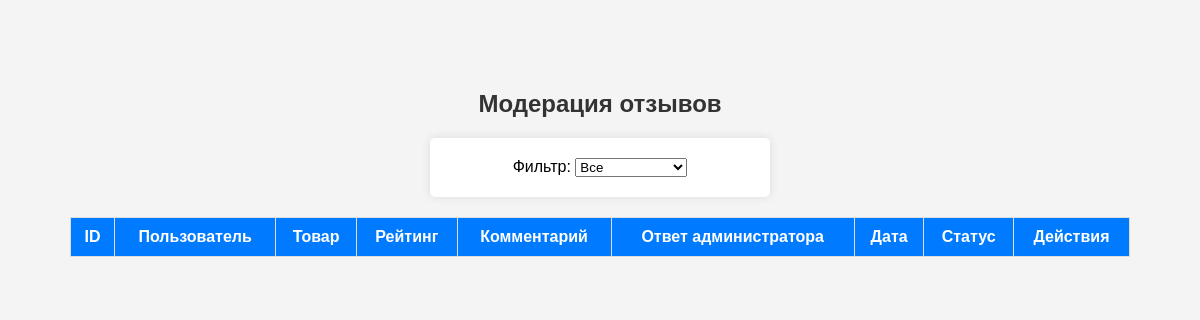
Page /admin/reviews.php (signed in) on the earlier database version.
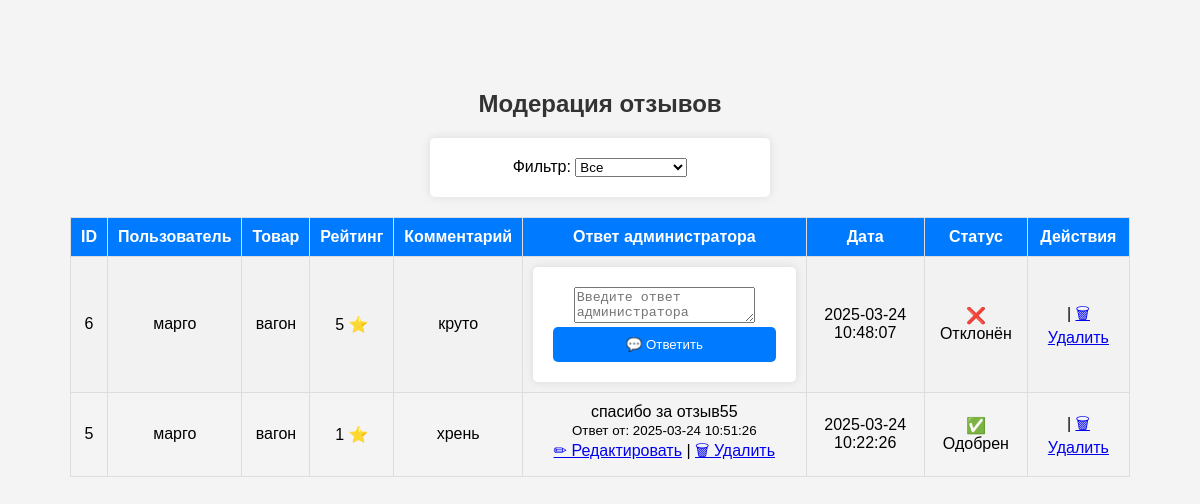
Same page on the later database version.
### tables this page shows
CREATE TABLE `reviews` (
  `id` int(11) NOT NULL AUTO_INCREMENT,
  `product_id` int(11) NOT NULL,
  `user_id` int(11) NOT NULL,
  `rating` int(11) DEFAULT NULL CHECK (`rating` between 1 and 5),
  `comment` text DEFAULT NULL,
  `image` varchar(255) DEFAULT NULL,
  `created_at` timestamp NOT NULL DEFAULT current_timestamp(),
  `status` enum('pending','approved','rejected') DEFAULT 'pending',
  `admin_response` text DEFAULT NULL,
  `response_date` timestamp NULL DEFAULT NULL,
  PRIMARY KEY (`id`),
  KEY `product_id` (`product_id`),
  KEY `user_id` (`user_id`),
  CONSTRAINT `reviews_ibfk_1` FOREIGN KEY (`product_id`) REFERENCES `products` (`id`) ON DELETE CASCADE,
  CONSTRAINT `reviews_ibfk_2` FOREIGN KEY (`user_id`) REFERENCES `users` (`id`) ON DELETE CASCADE
);

CREATE TABLE `users` (
  `id` int(11) NOT NULL AUTO_INCREMENT,
  `name` varchar(255) NOT NULL,
  `email` varchar(100) NOT NULL,
  `password` varchar(255) NOT NULL,
  `created_at` timestamp NOT NULL DEFAULT current_timestamp(),
  `reset_token` varchar(64) DEFAULT NULL,
  `status` enum('active','blocked') DEFAULT 'active',
  PRIMARY KEY (`id`),
  UNIQUE KEY `email` (`email`)
);

CREATE TABLE `products` (
  `id` int(11) NOT NULL AUTO_INCREMENT,
  `name` varchar(255) NOT NULL,
  `description` text DEFAULT NULL,
  `price` decimal(10,2) NOT NULL,
  `image` varchar(255) DEFAULT NULL,
  `category` varchar(100) DEFAULT NULL,
  `stock` int(11) DEFAULT 0,
  `created_at` timestamp NOT NULL DEFAULT current_timestamp(),
  `category_id` int(11) NOT NULL,
  `images` text DEFAULT NULL,
  `sku` varchar(50) NOT NULL,
  `subcategory` varchar(100) NOT NULL,
  `size` varchar(50) NOT NULL,
  `material` varchar(100) NOT NULL,
  `status` tinyint(1) NOT NULL DEFAULT 1,
  `slug` varchar(255) NOT NULL,
  `seo_title` varchar(255) DEFAULT NULL,
  `seo_description` text DEFAULT NULL,
  `seo_keywords` varchar(255) DEFAULT NULL,
  PRIMARY KEY (`id`),
  UNIQUE KEY `slug` (`slug`)
);

### admin/reviews.php (the view, shortened to what this page needs)
<?php
require_once '../database/db.php';
$status_filter = $_GET['status'] ?? '';
$query = "SELECT r.*, u.name AS user_name, p.name AS product_name
          FROM reviews r
          JOIN users u ON r.user_id = u.id
          JOIN products p ON r.product_id = p.id";
$query .= " ORDER BY r.created_at DESC";
$stmt = $conn->prepare($query);
if ($status_filter) {
    $stmt->execute([$status_filter]);
} else {
    $stmt->execute();
}
$reviews = $stmt->fetchAll(PDO::FETCH_ASSOC);
?>
<!DOCTYPE html>
<html lang="ru">
<head>
    <link rel="stylesheet" href="styles.css">
</head>
<body>
<h2>Модерация отзывов</h2>
<form method="GET">
    <label>Фильтр:</label>
    <select name="status" onchange="this.form.submit()">
        <option value="">Все</option>
    </select>
</form>
<table border="1">
    <tr>
        <th>ID</th>
        <th>Пользователь</th>
        <th>Товар</th>
        <th>Рейтинг</th>
        <th>Комментарий</th>
        <th>Ответ администратора</th>
        <th>Дата</th>
        <th>Статус</th>
        <th>Действия</th>
    </tr>
    <?php foreach ($reviews as $review): ?>
    <tr>
        <td><?= $review['id']; ?></td>
        <td><?= htmlspecialchars($review['user_name']); ?></td>
        <td><?= htmlspecialchars($review['product_name']); ?></td>
        <td><?= $review['rating']; ?> ⭐</td>
        <td><?= htmlspecialchars($review['comment']); ?></td>
        <td>
            <?php if ($review['admin_response']): ?>
                <?= htmlspecialchars($review['admin_response']); ?>
                <br><small>Ответ от: <?= $review['response_date']; ?></small>
                <br><a href="edit_response.php?id=<?= $review['id']; ?>">✏ Редактировать</a> |
                <a href="delete_response.php?id=<?= $review['id']; ?>" onclick="return confirm('Удалить ответ?');">🗑 Удалить</a>
            <?php else: ?>
                <form method="POST" action="add_response.php">
                    <textarea name="response" required placeholder="Введите ответ администратора"></textarea>
                    <button type="submit">💬 Ответить</button>
                </form>
            <?php endif; ?>
        </td>
        <td><?= $review['created_at']; ?></td>
        <td>
            <?= ($review['status'] == 'pending') ? '⏳ На модерации' : (($review['status'] == 'approved') ? '✅ Одобрен' : '❌ Отклонён'); ?>
        </td>
        <td>
            | <a href="delete_review.php?id=<?= $review['id']; ?>" onclick="return confirm('Удалить отзыв?');">🗑 Удалить</a>
        </td>
    </tr>
    <?php endforeach; ?>
</table>
</body>
</html>

Differences in the rows shown:
added reviews: id "6", user.name "марго", product.name "вагон", rating "5", comment "круто", created_at "2025-03-24 10:48:07", status "❌ Отклонён"
added reviews: id "5", user.name "марго", product.name "вагон", rating "1", comment "хрень", admin_response "спасибо за отзыв55", response_date "2025-03-24 10:51:26", created_at "2025-03-24 10:22:26", status "✅ Одобрен"
